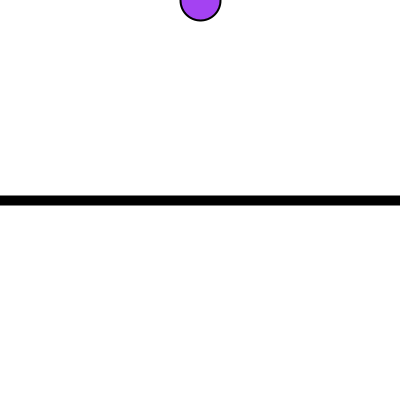
Frame 1 (no input)
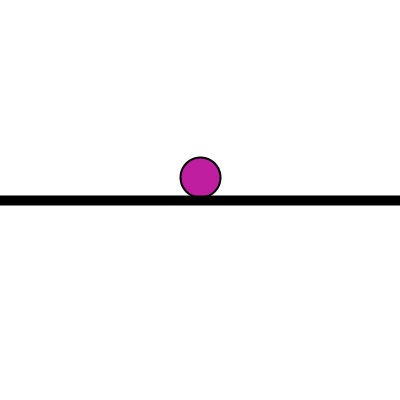
Frame 60 (the mouse pressed at the canvas centre just before this capture)
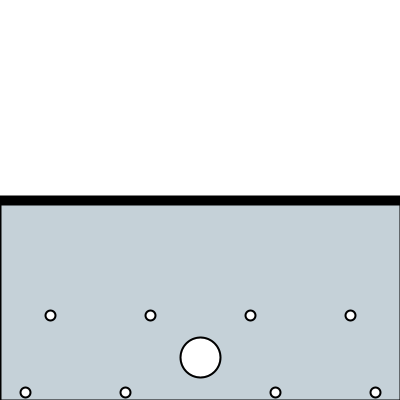
Frame 120 (the mouse held since frame 60 and released just before this capture)

The Processing sketch that drew these frames (run headless with seeded random() and noise(); from frame 60 on, the mouse is pressed at the canvas centre):

// Processing sketch: processing_183231
// ── processing_183231.pde

int y=0;
int h=200;
int i=225;
int j=250;
int k=275;
int speed=3;
int speedier=4;
int speediest=5;
int speediester=6;
int fast=7;
void setup(){
  size(400,400);
  smooth();
}
void draw(){
  background(255);
  frameRate(30);
  float r=random(255);
  float g=random(255);
  float b=random(255);
  fill(r,g,b,75);
  strokeWeight(2);
  if(y>200){
    rect(0,200,400,200);
  }
  
  if(y<200){
    fill(r,g,b);
  }
  else{
    fill(255);
    ellipse(25,h,10,10);
    ellipse(50,i,10,10);
    ellipse(75,j,10,10);
    ellipse(100,k,10,10);
    ellipse(125,h,10,10);
    ellipse(150,i,10,10);
    ellipse(175,j,10,10);
    ellipse(225,j,10,10);
    ellipse(250,i,10,10);
    ellipse(275,h,10,10);
    ellipse(300,k,10,10);
    ellipse(325,j,10,10);
    ellipse(350,i,10,10);
    ellipse(375,h,10,10);
    h=h+speedier;
    if((h<200)||(h>=400)){
      speedier=speedier*-1;
    }
    i=i+speediest;
    if((i<200)||(i>=400)){
      speediest=speediest*-1;
    }
    j=j+speed*4;
    if((j<200)||(j>=400)){
      speediester=speediester*-1;
    }
    k=k+speed*5;
    if((k<200)||(k>=400)){
      fast=fast*-1;
    }
  }
  
  ellipse(200,y,40,40);
  y=y+speed;
  if((y<0)||(y>=400)){
    speed=speed*-1;
  }
  strokeWeight(10);
  line(0,200,400,200);
}
